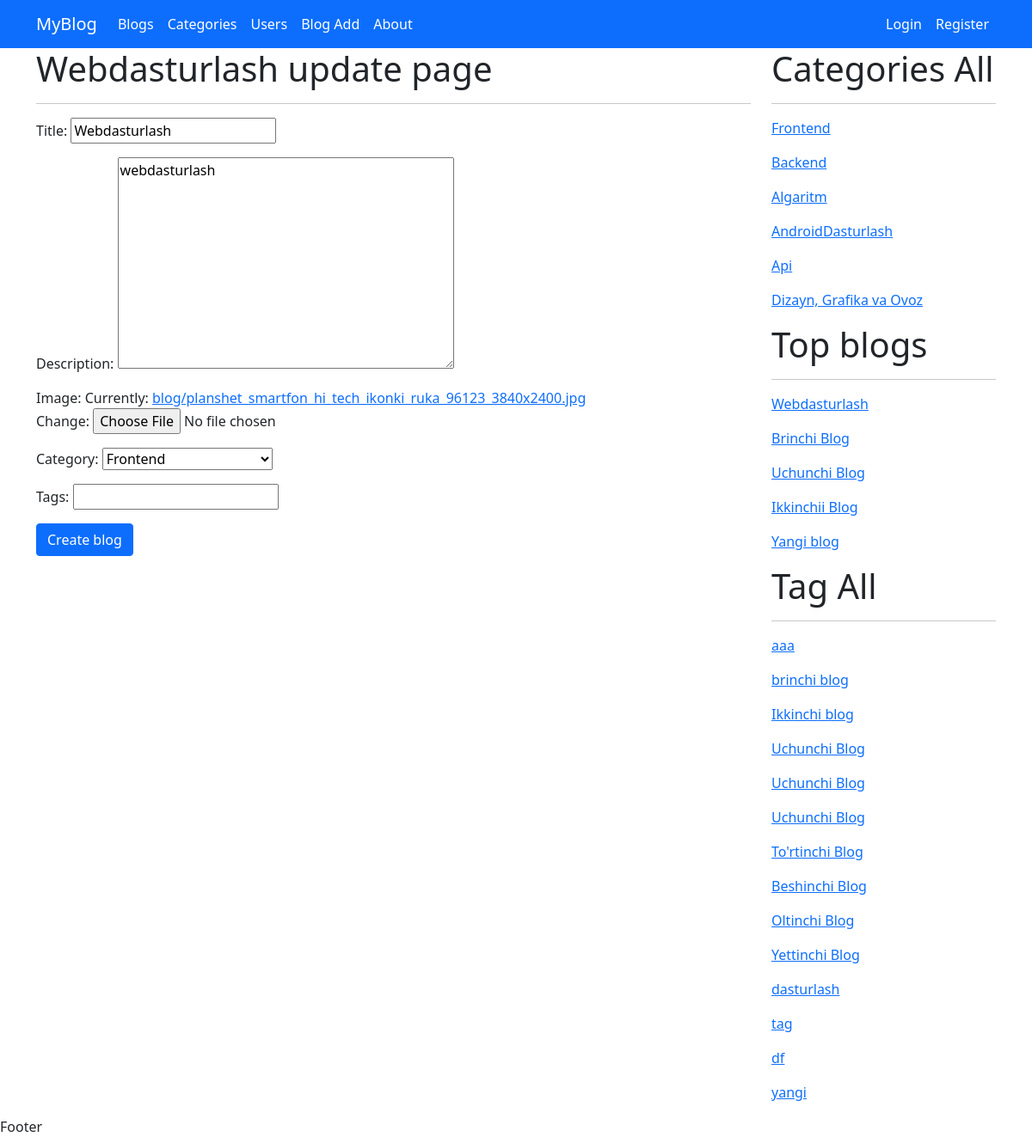
The page /update/webdasturlash on the database its author committed.
### myapp/models.py (models this page shows, shortened)
class Blog(models.Model):
    title = models.CharField(max_length=200)
    slug = models.SlugField(max_length=200, unique=True)
    description = models.TextField()
    image = models.ImageField(upload_to= 'blog/')
    created = models.DateTimeField(auto_now_add=True)
    updated =models.DateTimeField(auto_now=True)
    views = models.PositiveBigIntegerField(default=0)
    category =models.ForeignKey(Category, on_delete=models.SET_NULL,null=True)
    user = models.ForeignKey(User, on_delete=models.SET_NULL, null= True)
    tags = models.ManyToManyField(Tag)

class Category(models.Model):
    name =models.CharField(max_length=100)
    slug = models.SlugField(max_length=100,unique=True)
    image = models.ImageField(upload_to='category/')
    description =models.TextField()
    def __str__(self):
        return self.name

class Tag(models.Model):
    name = models.CharField(max_length=50)
    slug = models.SlugField(max_length=50)

### myapp/views.py (the view, shortened to what this page needs)
# urls.py: path('update/<slug:slug>', blog_update, name='blog_update'),
def blog_update(request, slug):
    blog = get_object_or_404(Blog, slug=slug)
    form = BlogForm(request.POST or None, instance = blog)
    context = {
        'blog': blog,
        'form': form,
    }
    return render(request, 'blog_update.html', context)

### myapp/forms.py
class BlogForm(forms.ModelForm):
    tags = forms.CharField(max_length=255)
    class Meta:
        model = Blog
        fields = ['title', 'description', 'image', 'category', ]

### myapp/context_processors.py (called while the page is built)
def category(request):
    categories = Category.objects.all()
    return {'categories':categories}

def tag(request):
    tags =Tag.objects.all()
    return {'tags':tags}

def top_blogs(request):
    top_blogs= Blog.objects.all().order_by('-views')[:5]
    return {'top_blogs':top_blogs}

### templates/blog_update.html (shortened to what this page needs)
{% extends 'base.html' %}
{% block content %}
    <h1>{{ blog.title }} update page</h1>
    <hr>
<form method="post" enctype="multipart/form-data">
    {{ form.as_p}}
    <button type="submit" class="btn btn-primary">Create blog</button>
</form>
{% endblock%}

### templates/base.html (shortened to what this page needs)
<!DOCTYPE html>
<html lang="en">
<head>
    {% load static %}
    <link rel="stylesheet" href="{% static 'css/bootstrap.min.css' %}">
</head>
<body>
<header>
    <nav class="navbar navbar-expand-lg navbar-dark bg-primary">
  <div class="container">
    <a class="navbar-brand" href="#">MyBlog</a>
    <div class="collapse navbar-collapse" id="navbarSupportedContent">
      <ul class="navbar-nav me-auto mb-2 mb-lg-0">
        <li class="nav-item">
          <a class="nav-link active" aria-current="page" href="{% url 'home' %}">Blogs</a>
        </li>
        <li class="nav-item">
          <a class="nav-link active" href="{% url 'category_list' %}">Categories</a>
        </li>
        <li class="nav-item">
          <a href="{% url 'users' %}" class="nav-link active">Users</a>
        </li>
          <li class="nav-item">
          <a  href={% url 'blog_create' %} class="nav-link active">Blog Add</a>
        </li>
          <li class="nav-item">
          <a class="nav-link active">About</a>
        </li>
      </ul>
      <ul class="navbar-nav  mb-2 mb-lg-0">
          {% if user.is_authenticated %}
          <li class="nav-item">
            <a class="nav-link active">{{ user.username }}</a>
        </li>
          <li class="nav-item">
            <a href="{% url 'logout_page' %}" class="nav-link active">Chiqish</a>
        </li>
          {% else %}
        <li class="nav-item">
          <a  href="{% url 'login_page' %}" class="nav-link active">Login</a>
        </li>
          <li class="nav-item">
          <a href="{% url 'register' %}" class="nav-link active">Register</a>
        </li>
      </ul>
          {% endif %}
    </div>
  </div>
</nav>
</header>
<div class="container">
<div class="row">
    <div class="col-lg-9">
        {% block content %}
        {% endblock %}
    </div>
    <div class="col-lg-3">
        <h1>Categories All</h1>
        <hr>
        {% for category in categories %}
            <p><a href="{% url 'category_blogs' category.slug %}">{{ category.name }}</a></p>
        {% endfor %}
    <h1> Top blogs</h1>
    <hr>
        {% for tb in top_blogs %}
        <p><a href="{% url 'blog_detail' tb.slug %}">{{ tb.title }}</a></p>
        {% endfor %}
        <h1>Tag All</h1>
        <hr>
       {% for tag in tags %}
            <p><a href="{% url 'tag_blogs' tag.slug %}">{{ tag.name }}</a></p>
        {% endfor %}
    </div>
</div>
</div>
<footer>
    Footer
</footer>
</body>
</html>

### rows shown on the page
Blog: title "Webdasturlash", description "webdasturlash", category "Frontend"
Category: name "Frontend"
Category: name "Backend"
Category: name "Algaritm"
Category: name "AndroidDasturlash"
Category: name "Api"
Category: name "Dizayn, Grafika va Ovoz"
Blog: title "Brinchi Blog"
Blog: title "Uchunchi Blog"
Blog: title "Ikkinchii Blog"
Blog: title "Yangi blog"
Tag: name "aaa"
Tag: name "brinchi blog"
Tag: name "Ikkinchi blog"
Tag: name "Uchunchi Blog"
Tag: name "Uchunchi Blog"
Tag: name "Uchunchi Blog"
Tag: name "To'rtinchi Blog"
Tag: name "Beshinchi Blog"
Tag: name "Oltinchi Blog"
Tag: name "Yettinchi Blog"
Tag: name "dasturlash"
Tag: name "tag"
Tag: name "df"
Tag: name "yangi"
